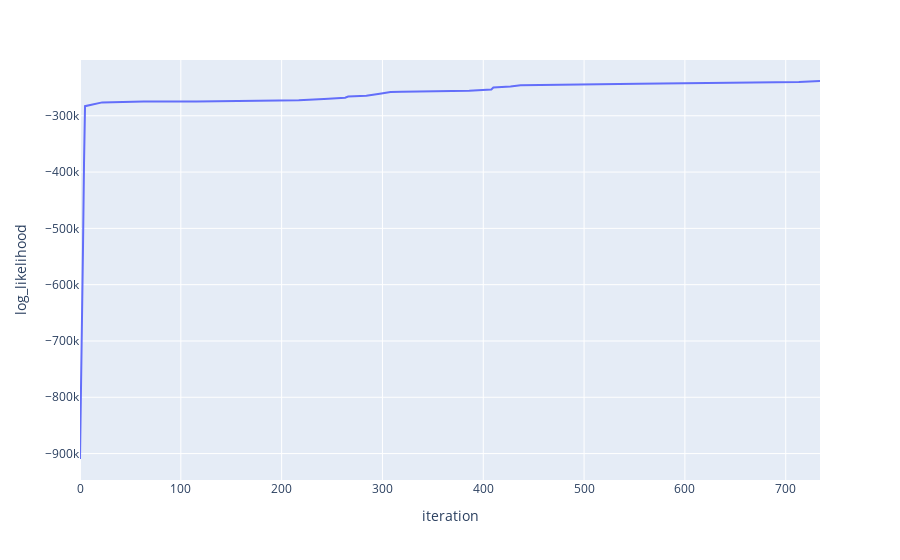

The code cell stored with this chart in its notebook:
### Code cell
px.line(caldf, x="iteration", y="log_likelihood")

### Figure 1 — Plotly figure (JSON) as saved in the notebook; plotly's stock layout.template omitted (floating-point values rounded to 4 significant figures)
{"data": [{"hovertemplate": "iteration=%{x}<br>log_likelihood=%{y}<extra></extra>", "legendgroup": "", "line": {"color": "#636efa", "dash": "solid"}, "marker": {"symbol": "circle"}, "mode": "lines", "name": "", "orientation": "v", "showlegend": false, "type": "scatter", "x": [0, 1, 2, 3, 4, 5, 22, 47, 63, 116, 160, 178, 181, 217, 242, 248, 255, 256, 263, 266, 274, 284, 299, 308, 319, 346, 356, 386, 408, 410, 427, 429, 437, 554, 594, 713, 734], "xaxis": "x", "y": [-909600.0, -805100.0, -625700.0, -531300.0, -383500.0, -282900.0, -276200.0, -275200.0, -274800.0, -274600.0, -273700.0, -273100.0, -273000.0, -272400.0, -270200.0, -269300.0, -268800.0, -268300.0, -267900.0, -265900.0, -265400.0, -264600.0, -260400.0, -257700.0, -257500.0, -257100.0, -255900.0, -255400.0, -253500.0, -249900.0, -248100.0, -247600.0, -245700.0, -243400.0, -242800.0, -240000.0, -238300.0], "yaxis": "y"}], "layout": {"legend": {"tracegroupgap": 0}, "margin": {"t": 60}, "xaxis": {"anchor": "y", "domain": [0, 1], "title": {"text": "iteration"}}, "yaxis": {"anchor": "x", "domain": [0, 1], "title": {"text": "log_likelihood"}}}}
